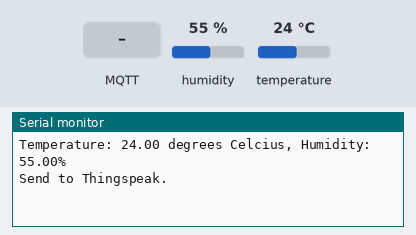
A sketch run on a simulated ESP8266 (NodeMCU). Parts: the last lines printed to the serial monitor. The inputs (shaded band) are chosen by the test bench; at power-on: humidity 55 %, temperature 24 °C. No MQTT or app messages arrive unless stated.

Above: at 10.8 s.
10.9 s: MQTT message "1" arrives on the first subscribed topic
At 20.8 s:
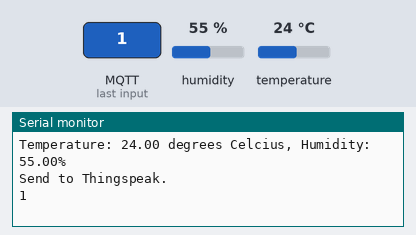
21.5 s: MQTT message "on" arrives on the first subscribed topic
At 30.5 s:
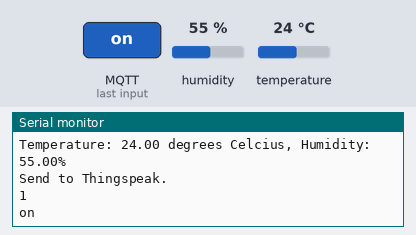
31.5 s: MQTT message "off" arrives on the first subscribed topic
At 41.4 s:
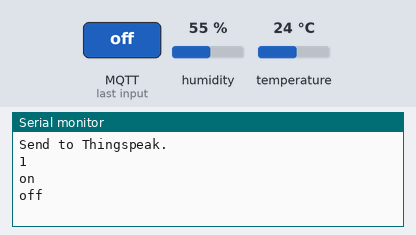

Measured:
- after the input at 10.9 s, the serial monitor: prints a new line after 9.2 s (image 1)
- after the input at 21.5 s, the serial monitor: prints a new line after 8.6 s (image 2)
- after the input at 31.5 s, the serial monitor: prints a new line after 8.6 s (image 3)

The sketch:

MQTT_Thingspeak.ino
```cpp
#include <DHT.h>
#include <EspMQTTClient.h>
#include "mqtt_secrets.h"

#define DHTPIN D1 //pin where the dht11 is connected (D1)
#define DHTTYPE DHT11

unsigned long delayTime = 10000;

DHT dht(DHTPIN, DHTTYPE);
float h = 0.0;
float t = 0.0;

EspMQTTClient client (
  SECRET_WIFI_NAME,
  SECRET_WIFI_PASSWORD,
  MQTT_BROKER_SERVER_IP,
  SECRET_MQTT_USERNAME,
  SECRET_MQTT_PASSWORD,
  SECRET_MQTT_CLIENT_ID
);


void onConnectionEstablished() {
      // Subscribe to "channels/""/subscribe" and display received message to Serial
      client.subscribe("channels/" + String(CHANNEL_ID) + "/subscribe", [](const String & payload) {
        Serial.println(payload);
      });

      Serial.print("Temperature: ");
      Serial.print(t);
      Serial.print(" degrees Celcius, Humidity: ");
      Serial.print(h);
      Serial.println("%");
      Serial.println("Send to Thingspeak.");

      String message = "field1=" + String(t) +
                   "&field2=" + String(h);

      client.publish("channels/"+ String(CHANNEL_ID) +"/publish", message);

      // Excute delayed instructions
      client.executeDelayed(5 * 1000, [](){});


}

void setup() {
  Serial.begin(115200);
  dht.begin();
  client.enableDebuggingMessages();
  client.enableHTTPWebUpdater();
  client.enableOTA();
  client.enableLastWillMessage("TestClient/lastwill", "I am going offline");
}

void loop() {
  h = dht.readHumidity();
  t = dht.readTemperature();

  if (isnan(t) || isnan(h)) {
      Serial.println(F("Failed to read from DHT sensor!"));
      return;
  }

  client.loop();

  delay(delayTime);
}
```

mqtt_secrets.h
```cpp
#define SECRET_WIFI_NAME "Truong 1"
#define SECRET_WIFI_PASSWORD "12345678"

#define MQTT_BROKER_SERVER_IP "mqtt3.thingspeak.com"

#define SECRET_MQTT_USERNAME "CwQ3FAQqAAsuMBUpNhoxGBw"
#define SECRET_MQTT_PASSWORD "vMOK+GbITyzJa8cU0EwH7z2j"
#define SECRET_MQTT_CLIENT_ID "CwQ3FAQqAAsuMBUpNhoxGBw"
#define CHANNEL_ID "2252582"
```
